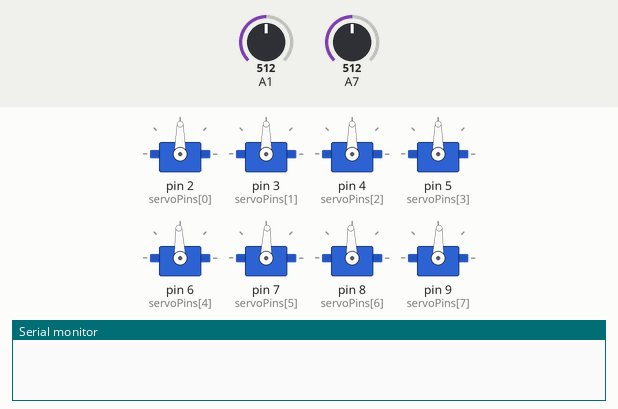
Simulated run of this sketch. Board: Arduino Nano, built with avr-gcc and run on an emulated ATmega328P. Shown: 8 × servo, the last lines printed to the serial monitor. The test bench sets the inputs (shaded band); at power-on: A1 = 512, A7 = 512.

Above: at 0.11 s.
At 0.95 s:
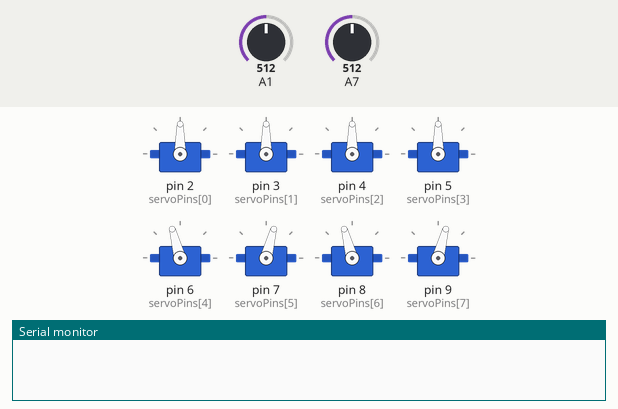
At 4.25 s:
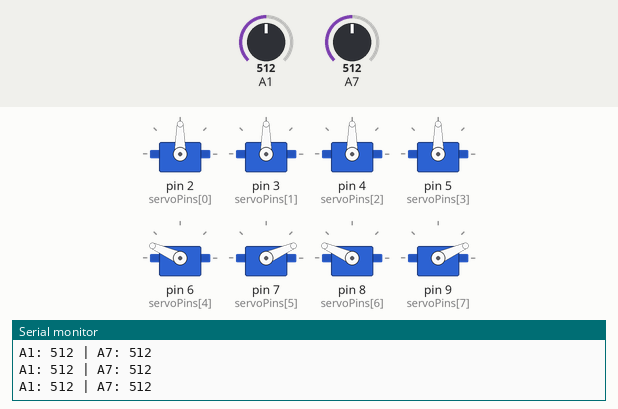
4.3 s: A1 set to 104
6.0 s: A1 set to 88
7.5 s: A7 set to 107
9.0 s: A7 set to 95
Timing chart, 0 to 12.0 s (numbered marks = the images above; inputs shaded):
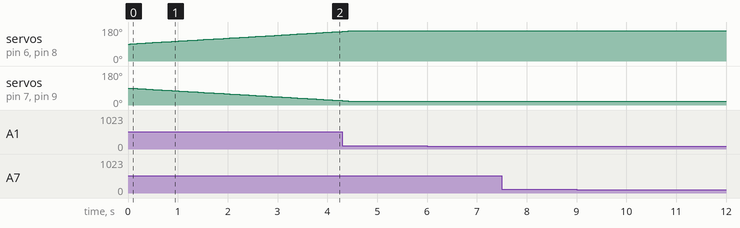

The sketch:

line.ino
```cpp
// Let's clean up this servo abortion:

#include <VarSpeedServo.h>

// Create servo harem (array for all you normies)
VarSpeedServo servos[8]; // 8 servos, because you're building a spider, not a octopus
int servoPins[] = {2,3,4,5,6,7,8,9}; // Assuming these are your actual pins

void setup() {
  Serial.begin(9600);

  // Attach all servos like a civilized human
  for(int i=0; i<8; i++) {
    servos[i].attach(servoPins[i]);
  }

  // T-pose initialization (because robots need yoga too)
  servos[0].slowmove(90, 10);   // задний левый верхний мотор (ягодицы)
  servos[1].slowmove(90, 10);   // передний левый верхний мотор (ягодицы)
  servos[2].slowmove(90, 10);   // передний правый верхний мотор (ягодицы)
  servos[3].slowmove(90, 10);    // задний правый верхний мотор (ягодицы)
  servos[4].slowmove(160, 10);  // задний левый нижний мотор (колено)
  servos[5].slowmove(20, 10);   // передний левый нижний мотор (колено)
  servos[6].slowmove(160, 10);  // передний правый нижний мотор (колено)
  servos[7].slowmove(20, 10);   // задний правый нижний мотор (колено)

  delay(3000); // Time to admire your robot's sexy pose
}

void loop() {
  // Print sensor values like a paranoid robot
  Serial.print("A1: ");
  Serial.print(analogRead(A1));
  Serial.print(" | A7: ");
  Serial.println(analogRead(A7));

  // Your walking code goes here (when you grow a pair)
}
```
